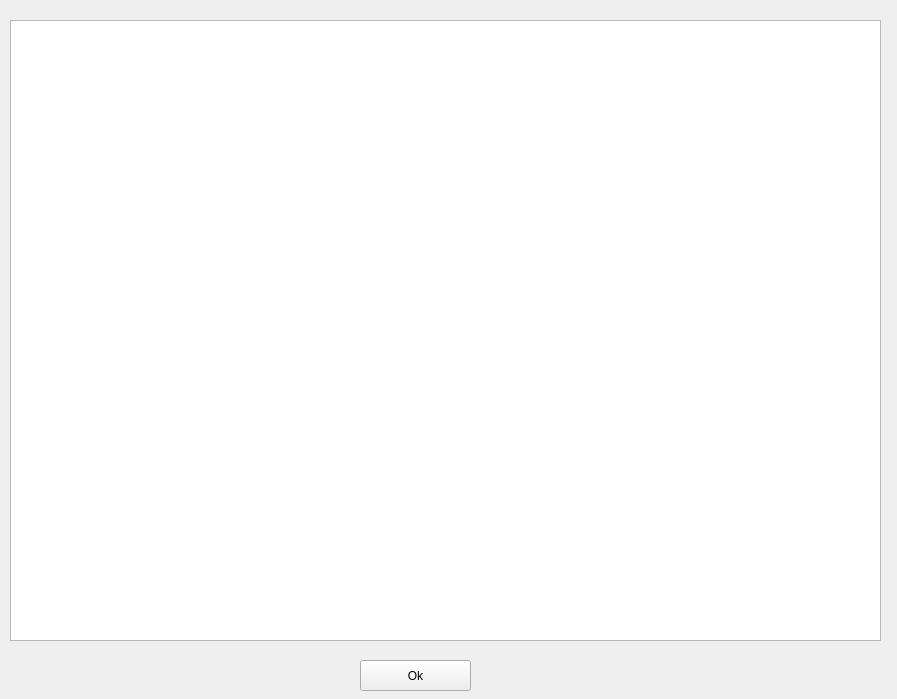
<?xml version="1.0" encoding="UTF-8"?>
<ui version="4.0">
 <class>ListEntForm</class>
 <widget class="QWidget" name="ListEntForm">
  <property name="geometry">
   <rect>
    <x>0</x>
    <y>0</y>
    <width>897</width>
    <height>699</height>
   </rect>
  </property>
  <property name="windowTitle">
   <string>Form</string>
  </property>
  <widget class="QPushButton" name="pushButton">
   <property name="geometry">
    <rect>
     <x>360</x>
     <y>660</y>
     <width>111</width>
     <height>31</height>
    </rect>
   </property>
   <property name="text">
    <string>Ok</string>
   </property>
  </widget>
  <widget class="QTableWidget" name="tableWidget">
   <property name="geometry">
    <rect>
     <x>10</x>
     <y>20</y>
     <width>871</width>
     <height>621</height>
    </rect>
   </property>
  </widget>
 </widget>
 <resources/>
 <connections/>
</ui>
